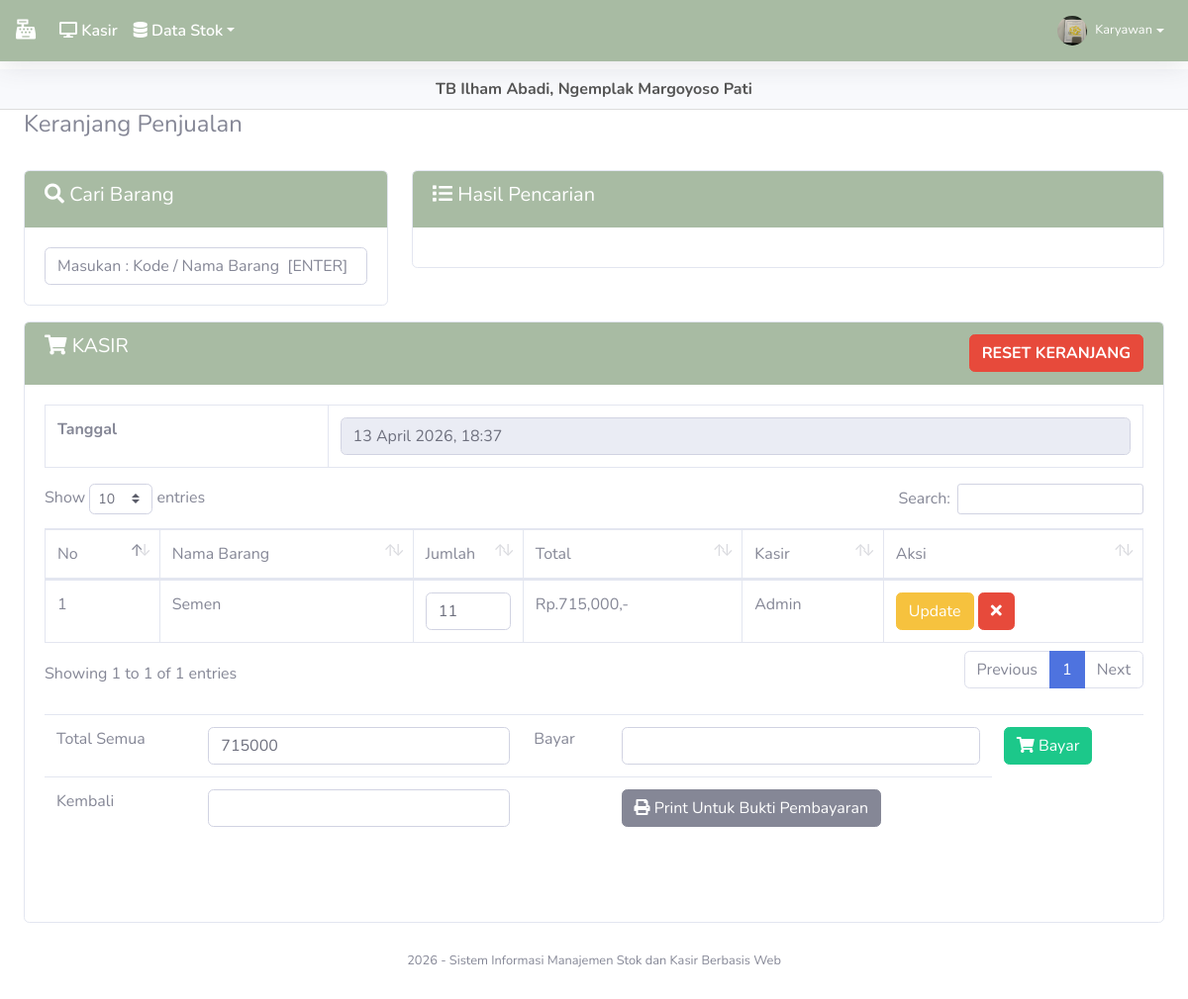
Screenshot of /index.php?page=jual (signed in) with the database file from the repository.
### tables this page shows
CREATE TABLE `member` (
  `id_member` int(11) NOT NULL,
  `nm_member` varchar(255) NOT NULL,
  `alamat_member` text NOT NULL,
  `telepon` varchar(255) NOT NULL,
  `email` varchar(255) NOT NULL,
  `gambar` text NOT NULL
);

CREATE TABLE `toko` (
  `id_toko` int(11) NOT NULL,
  `nama_toko` varchar(255) NOT NULL,
  `alamat_toko` text NOT NULL,
  `tlp` varchar(255) NOT NULL,
  `nama_pemilik` varchar(255) NOT NULL
);

CREATE TABLE `penjualan` (
  `id_penjualan` int(11) NOT NULL,
  `id_barang` varchar(255) NOT NULL,
  `id_member` int(11) NOT NULL,
  `jumlah` varchar(255) NOT NULL,
  `total` varchar(255) NOT NULL,
  `tanggal_input` varchar(255) NOT NULL
);

CREATE TABLE `barang` (
  `id` int(11) NOT NULL,
  `id_barang` varchar(255) NOT NULL,
  `id_kategori` int(11) NOT NULL,
  `nama_barang` text NOT NULL,
  `merk` varchar(255) NOT NULL,
  `harga_beli` varchar(255) NOT NULL,
  `harga_jual` varchar(255) NOT NULL,
  `satuan_barang` varchar(255) NOT NULL,
  `stok` text NOT NULL,
  `tgl_input` varchar(255) NOT NULL,
  `tgl_update` varchar(255) DEFAULT NULL
);

### admin/module/jual/index.php (the view, shortened to what this page needs)
<h4>Keranjang Penjualan</h4>
<br>
<div class="row">
	<div class="col-sm-4">
		<div class="card card-primary mb-3">
			<div class="card-header bg-primary text-white">
				<h5><i class="fa fa-search"></i> Cari Barang</h5>
			</div>
			<div class="card-body">
				<input type="text" id="cari" class="form-control" name="cari" placeholder="Masukan : Kode / Nama Barang  [ENTER]">
			</div>
		</div>
	</div>
	<div class="col-sm-8">
		<div class="card card-primary mb-3">
			<div class="card-header bg-primary text-white">
				<h5><i class="fa fa-list"></i> Hasil Pencarian</h5>
			</div>
			<div class="card-body">
			</div>
		</div>
	</div>
	<div class="col-sm-12">
		<div class="card card-primary">
			<div class="card-header bg-primary text-white">
				<h5><i class="fa fa-shopping-cart"></i> KASIR
				<a class="btn btn-danger float-right"
					onclick="javascript:return confirm('Apakah anda ingin reset keranjang ?');" href="fungsi/hapus/hapus.php?penjualan=jual">
					<b>RESET KERANJANG</b></a>
				</h5>
			</div>
			<div class="card-body">
				<div id="keranjang" class="table-responsive">
					<table class="table table-bordered">
						<tr>
							<td><b>Tanggal</b></td>
							<td><input type="text" readonly="readonly" class="form-control" value="<?php echo date("j F Y, G:i");?>" name="tgl"></td>
						</tr>
					</table>
					<table class="table table-bordered w-100" id="example1">
						<thead>
							<tr>
								<td> No</td>
								<td> Nama Barang</td>
								<td style="width:10%;"> Jumlah</td>
								<td style="width:20%;"> Total</td>
								<td> Kasir</td>
								<td> Aksi</td>
							</tr>
						</thead>
						<tbody>
							<?php $total_bayar=0; $no=1; $hasil_penjualan = $lihat -> penjualan();?>
							<?php foreach($hasil_penjualan  as $isi){?>
							<tr>
								<td><?php echo $no;?></td>
								<td><?php echo $isi['nama_barang'];?></td>
								<td>
									<form method="POST" action="fungsi/edit/edit.php?jual=jual">
											<input type="number" name="jumlah" value="<?php echo $isi['jumlah'];?>" class="form-control">
										</td>
										<td>Rp.<?php echo number_format($isi['total']);?>,-</td>
										<td><?php echo $isi['nm_member'];?></td>
										<td>
											<button type="submit" class="btn btn-warning">Update</button>
									<a href="fungsi/hapus/hapus.php?jual=jual&id=<?php echo $isi['id_penjualan'];?>&brg=<?php echo $isi['id_barang'];?>
										&jml=<?php echo $isi['jumlah']; ?>"  class="btn btn-danger"><i class="fa fa-times"></i>
									</a>
								</td>
							</tr>
							<?php $no++; $total_bayar += $isi['total'];}?>
						</tbody>
				</table>
				<br/>
				<div id="kasirnya">
					<table class="table table-stripped">
						<form method="POST" action="index.php?page=jual&nota=yes#kasirnya">
							<tr>
								<td>Total Semua  </td>
								<td><input type="text" class="form-control" name="total" value="<?php echo $total_bayar;?>"></td>
								<td>Bayar  </td>
								<td><input type="text" class="form-control" name="bayar" value="<?php echo $bayar;?>"></td>
								<td><button class="btn btn-success"><i class="fa fa-shopping-cart"></i> Bayar</button>
								<?php  if(!empty($_GET['nota'] == 'yes')) {?>
									<a class="btn btn-danger" href="fungsi/hapus/hapus.php?penjualan=jual">
									<b>RESET</b></a></td><?php }?></td>
							</tr>
						</form>
						<tr>
							<td>Kembali</td>
							<td><input type="text" class="form-control" value="<?php echo $hitung;?>"></td>
							<td></td>
							<td>
								<a href="print.php?nm_member=<?php echo $_SESSION['admin']['nm_member'];?>
								&bayar=<?php echo $bayar;?>&kembali=<?php echo $hitung;?>" target="_blank">
								<button class="btn btn-secondary">
									<i class="fa fa-print"></i> Print Untuk Bukti Pembayaran
								</button></a>
							</td>
						</tr>
					</table>
					<br/>
					<br/>
				</div>
			</div>
		</div>
	</div>
</div>

### admin/template/sidebar.php (shortened to what this page needs)
<?php
$id = $_SESSION['admin']['id_member'];
$hasil_profil = $lihat->member_edit($id);
$role = $_SESSION['role'] ?? ($_SESSION['admin']['role'] ?? 'admin');
?>
<nav class="navbar navbar-expand-lg navbar-custom fixed-top shadow">
  <a class="navbar-brand" href="index.php">
    <i class="fas fa-cash-register"></i>
  </a>
  <div class="collapse navbar-collapse" id="navbarNav">
    <ul class="navbar-nav mr-auto">
      <?php if ($role === 'karyawan'): ?>
        <li class="nav-item"><a class="nav-link" href="index.php?page=jual"><i class="fas fa-desktop"></i> Kasir</a></li>
        <li class="nav-item dropdown">
          <a class="nav-link dropdown-toggle" href="#" id="stokDropdown" data-toggle="dropdown"><i class="fas fa-database"></i> Data Stok</a>
        </li>
      <?php endif; ?>
    </ul>
    <ul class="navbar-nav">
      <li class="nav-item dropdown">
        <a class="nav-link dropdown-toggle d-flex align-items-center" href="#" id="userDropdown" data-toggle="dropdown">
          <img class="img-profile rounded-circle mr-2" src="assets/img/user/<?php echo $hasil_profil['gambar'];?>" width="30" height="30">
          <span class="d-none d-lg-inline text-white small"><?php echo $hasil_profil['nm_member'];?></span>
        </a>
      </li>
    </ul>
  </div>
</nav>
<div class="store-info">
  <?php echo $toko['nama_toko'];?>, <?php echo $toko['alamat_toko'];?>
</div>
<div class="container-fluid">

### admin/template/header.php (style rules this page uses)
body { padding-top: 70px; }
.navbar-custom { background-color: #A8BBA3 !important; }
.navbar-custom .nav-link, .navbar-custom .navbar-brand { color: #fff !important; font-weight: 600; }
.store-info { background: #f8f9fc; padding: 8px 15px; text-align: center; font-weight: bold; color: #555; border-bottom: 1px solid #ddd; }
.bg-primary, .bg-gradient-primary, .btn-primary { background-color: #A8BBA3 !important; background-image: none !important; border-color: #A8BBA3 !important; }
.card-header.bg-primary { background-color: #A8BBA3 !important; color: #fff !important; }

### rows the page displays
toko: nama_toko "TB Ilham Abadi", alamat_toko "Ngemplak Margoyoso Pati"
penjualan: barang.nama_barang "Semen", jumlah "11", total "715,000", id_member.nm_member "Admin"

### other values shown
$hasil_profil['nm_member'] "Karyawan"
